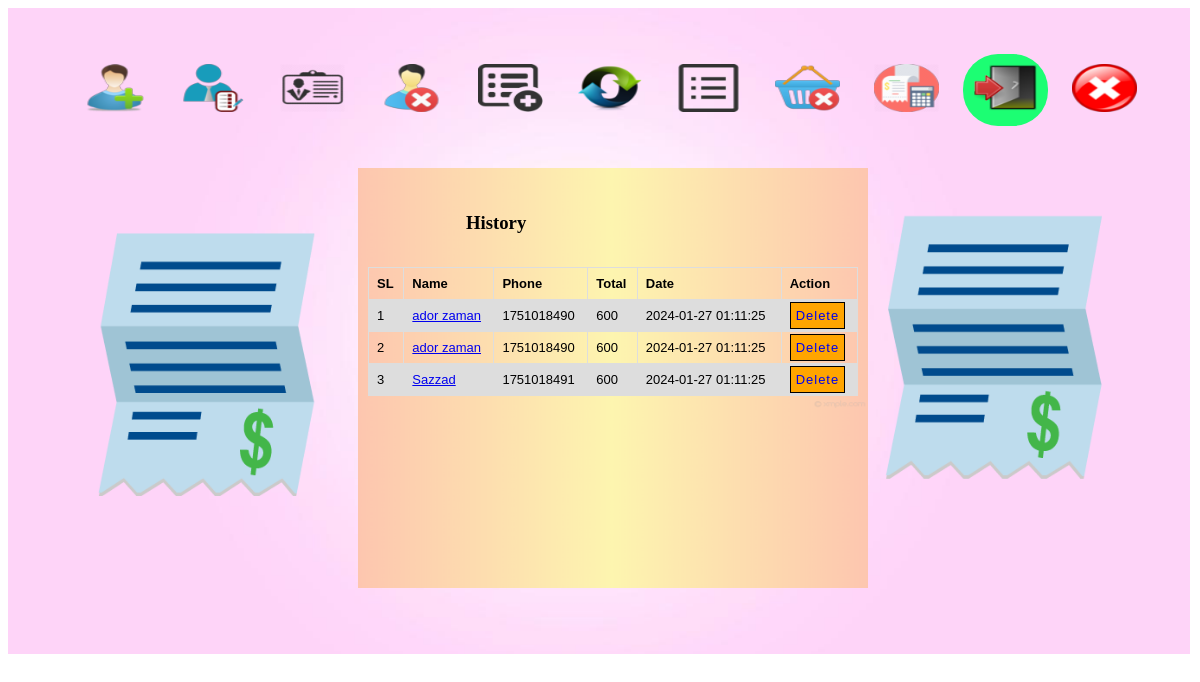
The page /View/history.php on the database its author committed.
### tables this page shows
CREATE TABLE `invoice` (
  `id` int(11) NOT NULL,
  `buyer_name` varchar(255) NOT NULL,
  `buyer_phone` int(11) NOT NULL,
  `items` varchar(25) NOT NULL,
  `qtys` varchar(25) NOT NULL,
  `prices` varchar(25) NOT NULL,
  `total` int(25) NOT NULL,
  `number` int(11) NOT NULL,
  `date` varchar(25) NOT NULL DEFAULT current_timestamp()
);

### Model/history.php (called while the page is built)
<?php
    include('db.php');
    $sql ="SELECT * FROM invoice";
    $query = mysqli_query($conn, $sql);
    $result = mysqli_num_rows($query);
    $count =0;
?>

### View/history.php (the view, shortened to what this page needs)
<!DOCTYPE html>
<html lang="en">
<head>
    <link rel="stylesheet" href="../style.css">
</head>
<body>
    <div class="main-container">
    <div class="menu">
        <ul>
            <li><a title="New Buyer" href="newbuyer.php"><img src="../img/new buyer.png" alt=""></a></li>
            <li><a title="Update Buyer" href="updatebuyer.php"><img src="../img/Update buyer.png" alt=""></a></li>
            <li><a title="Buyer Details" href="buyerdetails.php"><img src="../img/buyer Details.png" alt=""></a></li>
            <li><a title="Delete Buyer" href="deletebuyer.php"><img src="../img/delete buyer.png" alt=""></a></li>
            <li><a title="New Product" href="newproduct.php"><img src="../img/new product.png" alt=""></a></li>
            <li><a title="Update Product" href="updateproduct.php"><img src="../img/update product.png" alt=""></a></li>
            <li ><a title="Details Product" href="productdetails.php"><img src="../img/details product.png" alt=""></a></li>
            <li><a title="Delete Product" href="deleteproduct.php"><img src="../img/delete product.png" alt=""></a></li>
            <li><a title="Bill Making" href="billmaking.php"><img src="../img/billing.png" alt=""></a></li>
            <li class="active"><a title="History" href="history.php"><img src="../img/logout.png" alt=""></a></li>
            <li><a title="Log Out" href="../index.php"><img src="../img/close.png" alt=""></a></li>
        </ul>
    </div>
       <div class="form-wrapper">
        <div class="title">
            <h3>History</h3>
        </div>
            <table>
            <?php include('../model/history.php');?>
            <?php if($result>0){?>
                <tr>
                    <th>SL</th>
                    <th>Name</th>
                    <th>Phone</th>
                    <th>Total</th>
                    <th>Date</th>
                    <th>Action</th>
                </tr>
                <?php while($row = mysqli_fetch_assoc($query)){ $count++;?>
                <tr>
                    <td><?php echo $count;?></td>
                    <td>
                        <a href="slip.php?bill=<?php echo $row['id']?>">
                            <?php echo $row['buyer_name']?>
                        </a>
                    </td>
                    <td><?php echo $row['buyer_phone']?></td>
                    <td><?php echo $row['total']?></td>
                    <td><?php echo $row['date']?></td>
                    <td>
                        <a href="#" data-id="<?php echo $row['id'];?>" class="dlt-btn">Delete</a>
                    </td>
                </tr>
                <?php }}?>
            </table>
       </div>
    </div>
</body>
</html>

### style.css (style rules this page uses)
.main-container { width: 99%; background:url(img/home.PNG); background-size: cover; background-repeat: no-repeat; padding-top: 30px; padding-left: 10px; position: relative; }
.menu { width: 99%; height: 600px; margin: 0 auto; position: relative; }
.menu ul { text-align: center; margin-left: -20px; }
.menu ul li { display: inline-block; padding: 10px 10px; margin-right: 10px; }
.menu ul li a img { width: 65px; height: 48px; transition: 0.3s; }
.active { background: #1cfe73; border-radius: 35px; }
.form-wrapper { background: url(img/billing\ background.png); background-size: contain; width: 490px; height: auto; margin: 0 auto; text-align: center; padding: 10px; position: absolute; top: 160px; left: 350px; min-height: 400px; }
.form-wrapper .title { display:flex; width: 60%; margin: 15px auto; }
table { font-family: arial, sans-serif; border-collapse: collapse; width:100%; }
td, th { border: 1px solid #dddddd; text-align: left; padding: 8px; font-size: 13px; }
tr:nth-child(even) { background-color: #dddddd; }
a.dlt-btn , .cart-dtl-btn { background: orange; padding: 5px; text-decoration: none; letter-spacing: 1px; border: 1px solid black; }

### rows shown on the page
invoice: buyer_name "ador zaman", buyer_phone "1751018490", total "600", date "2024-01-27 01:11:25"
invoice: buyer_name "ador zaman", buyer_phone "1751018490", total "600", date "2024-01-27 01:11:25"
invoice: buyer_name "Sazzad", buyer_phone "1751018491", total "600", date "2024-01-27 01:11:25"
